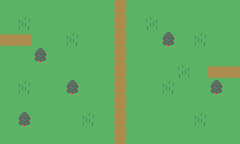

This game map was drawn from its Tiled (.tmx) file and the tilesets committed beside it. A one-line description and the full map source follow:
An orthogonal 15x9 tile map with 16x16 px tiles, 2 tile layers (Ground Layer, ...).

<map version="1.8" tiledversion="1.8.2" orientation="orthogonal" renderorder="right-down" width="15" height="9" tilewidth="16" tileheight="16" infinite="0" nextlayerid="5" nextobjectid="2">
 <tileset firstgid="1" source="AnimTileset.tsx" />
 <layer id="1" name="Ground Layer" width="15" height="9">
  <data encoding="csv">
1,1,1,1,1,1,1,3,1,1,1,1,1,1,1,
1,1,1,1,1,1,1,3,1,1,1,1,1,1,1,
1,1,1,1,1,1,1,3,1,1,1,1,1,1,1,
1,1,1,1,1,1,1,3,1,1,1,1,1,1,1,
1,1,1,1,1,1,1,3,1,1,1,1,1,1,1,
1,1,1,1,1,1,1,3,1,1,1,1,1,1,1,
1,1,1,1,1,1,1,3,1,1,1,1,1,1,1,
1,1,1,1,1,1,1,3,1,1,1,1,1,1,1,
1,1,1,1,1,1,1,3,1,1,1,1,1,1,1
</data>
 </layer>
 <layer id="4" width="15" height="9">
  <data encoding="csv">
0,0,0,0,0,0,0,0,0,0,0,0,0,0,0,
0,4,0,0,0,0,0,0,0,2147483652,0,0,0,0,0,
2684354563,2684354563,0,0,4,0,0,0,0,0,2,0,4,0,0,
0,0,2,0,0,0,0,0,0,0,0,0,0,0,0,
0,0,0,0,0,0,0,0,0,0,0,2147483652,0,2684354563,2684354563,
0,4,0,0,2,0,0,0,0,0,4,0,0,2,0,
0,0,0,0,0,0,0,0,0,0,0,0,0,0,0,
0,2,0,0,0,4,0,0,0,0,0,0,4,0,0,
0,0,0,0,0,0,0,0,0,0,0,0,0,0,0
</data>
 </layer>
</map>
